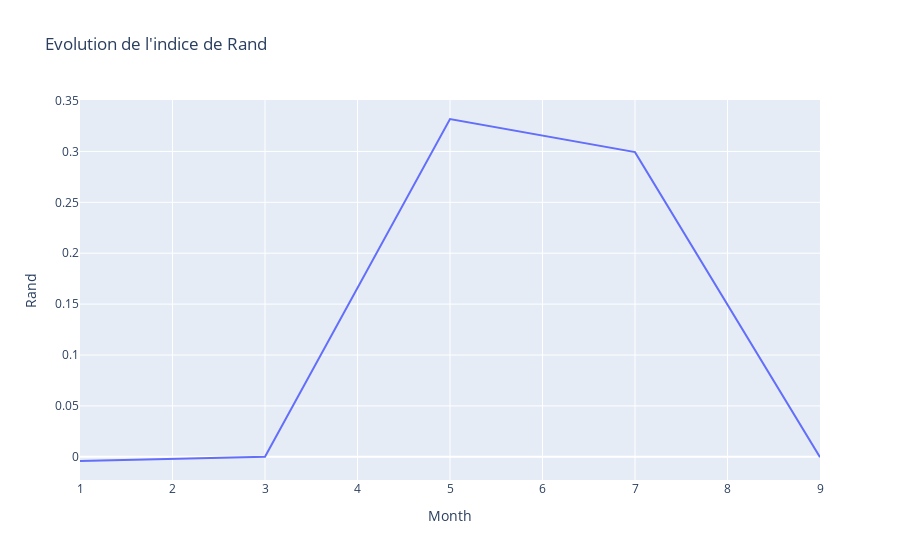

Source (notebook cell):
### Code cell
px.line(result, x="Month", y="Rand", title='Evolution de l\'indice de Rand').show()

### Figure 1 — Plotly figure (JSON) as saved in the notebook; plotly's stock layout.template omitted (floating-point values rounded to 4 significant figures)
{"data": [{"hovertemplate": "Month=%{x}<br>Rand=%{y}<extra></extra>", "legendgroup": "", "line": {"color": "#636efa", "dash": "solid"}, "marker": {"symbol": "circle"}, "mode": "lines", "name": "", "orientation": "v", "showlegend": false, "type": "scatter", "x": [1, 3, 5, 7, 9], "xaxis": "x", "y": [-0.004104, 0, 0.3319, 0.2993, -0.0003723], "yaxis": "y"}], "layout": {"legend": {"tracegroupgap": 0}, "title": {"text": "Evolution de l'indice de Rand"}, "xaxis": {"anchor": "y", "domain": [0, 1], "title": {"text": "Month"}}, "yaxis": {"anchor": "x", "domain": [0, 1], "title": {"text": "Rand"}}}}
